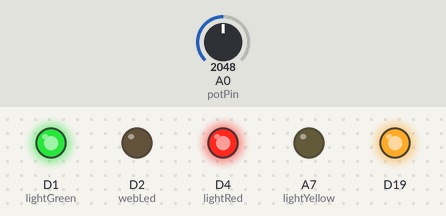
Bench run of a sketch on a simulated Particle Photon. Parts: output pins drawn as LEDs (lit = HIGH). Dashed ring = blinking. The test bench sets the inputs (shaded band); at power-on: A0 (potPin) = 2048.

Above: at 14.2 s.
14.3 s: A0 (potPin) set to 2838
At 15.5 s:
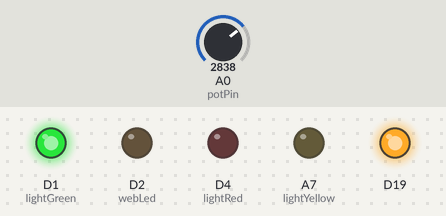
17.3 s: A0 (potPin) set to 2920
At 17.8 s:
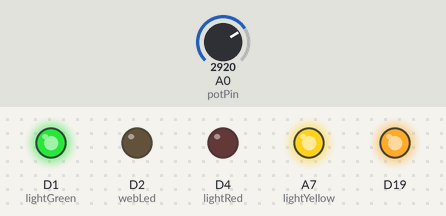
18.8 s: A0 (potPin) set to 3296
20.5 s: A0 (potPin) set to 3368
At 21.4 s:
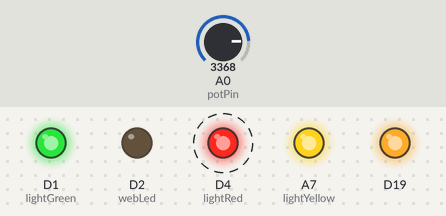
23.5 s: A0 (potPin) set to 4095
At 23.8 s:
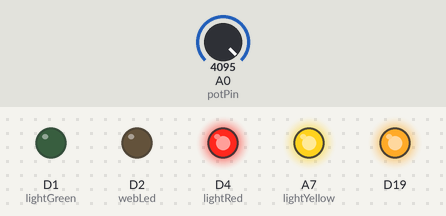
26.5 s: A0 (potPin) set to 2866
At 27.2 s:
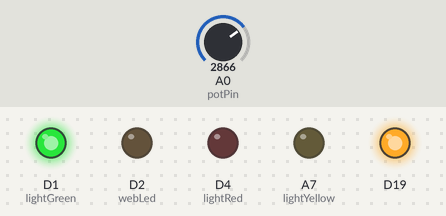
Timing chart, 0 to 30.5 s (numbered marks = the images above; inputs shaded):
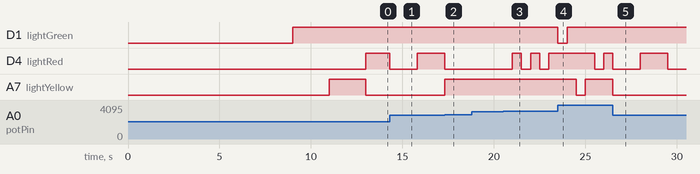

The sketch:

bartman.ino
```cpp
// Load all of our libraries
#include "math.h"
// Set the variables globally because #YOLO
int potPin = A0;
// led 1 to indicate power is on (ard1)
int onLed = TX;
// led 2 to indicate web override (ard2)
int webLed = D2;
// led 3 for future use (ard 3)
int netLed = D0;
// Ard pin 5
int lightGreen = D1;
// Ard pin 6
int lightYellow = A7;
// Ard pin 7
int lightRed = D4;
int totalPanicLevels = 9;
int panicLevel = 0;
int panicLevelDial = 0;
int panicLevelDialOld = 0;
int panicLevelWeb = 0;
bool webOverride = false;
float potFactor = 4000;
int potLevel = 0;
float potRate = 0;
// rate in ms to blink the light when that's a thing
long blinkRate = 1500;
long blinkRatePanic = 500;

// Get the level of the dial and return a panic level based on in the defined inputs
int readPotDial()
{
    potLevel = analogRead(potPin);
    potRate = round((potLevel/potFactor) * totalPanicLevels);
    return potRate;
}

// web function for panic
int readWebPanic(String webLevelString)
{
    int webLevel;
    int validWebLevel = 0;
    webLevel = webLevelString.toInt();
    // check the web input to verify that it's in bounds
    if(webLevel >= 0)
    {
        if(webLevel <= totalPanicLevels)
        {
            webOverride = true;
            panicLevelWeb = webLevel;
            validWebLevel = 1;
        }
    }
    return validWebLevel;
}

//
void setLight()
{
    // switch statement
    switch (panicLevel)
    {
        // give two spaces to off and two to green normal
        case 0:
            offLight(lightGreen);
            offLight(lightYellow);
            offLight(lightRed);
            break;
        case 1:
            offLight(lightGreen);
            offLight(lightYellow);
            offLight(lightRed);
            break;
        case 2:
            onLight(lightGreen);
            offLight(lightYellow);
            offLight(lightRed);
            break;
        case 3:
            onLight(lightGreen);
            offLight(lightYellow);
            offLight(lightRed);
            break;
        case 4:
            onLight(lightGreen);
            blinkLight(lightYellow, blinkRate);
            offLight(lightRed);
            break;
        case 5:
            offLight(lightGreen);
            onLight(lightYellow);
            offLight(lightRed);
            break;
        case 6:
            offLight(lightGreen);
            onLight(lightYellow);
            blinkLight(lightRed, blinkRate);
            break;
        case 7:
            offLight(lightGreen);
            offLight(lightYellow);
            onLight(lightRed);
            break;
        case 8:
            offLight(lightGreen);
            offLight(lightYellow);
            blinkLight(lightRed, blinkRatePanic);
            break;
        default:
            blinkLight(lightGreen, blinkRatePanic);
            blinkLight(lightYellow, blinkRatePanic);
            blinkLight(lightRed, blinkRatePanic);
    }
}

void blinkLight(int lightToBlink, int lightBlinkRate)
{
    digitalWrite(lightToBlink, LOW);
    delay(lightBlinkRate);
    digitalWrite(lightToBlink, HIGH);
    delay(lightBlinkRate);
}


void onLight(int lightToOn)
{
    digitalWrite(lightToOn, LOW);
}

void offLight(int lightToOff)
{
    digitalWrite(lightToOff, HIGH);
}

void setup()
{
    pinMode(onLed, OUTPUT);
    pinMode(webLed, OUTPUT);
    pinMode(lightGreen, OUTPUT);
    pinMode(lightYellow, OUTPUT);
    pinMode(lightRed, OUTPUT);
    pinMode(potPin, INPUT );
    Spark.variable("panicLevel", &panicLevel, INT);
    Spark.variable("potLevel", &potLevel, INT);
    Spark.variable("panicLevelWeb", &panicLevelWeb, INT);
    Spark.function("setPanicLevel", &readWebPanic);
    digitalWrite(onLed, HIGH);

    // implement scott's startup idea
    onLight(lightGreen);
    delay(2000);
    onLight(lightYellow);
    delay(2000);
    onLight(lightRed);
    delay(5000);
    offLight(lightGreen);
    delay(2000);
    offLight(lightYellow);
    delay(2000);
    offLight(lightRed);
}

void loop()
{
    // check if we're net connected, if so raise the pin level
    if (Spark.connected())
    {
        digitalWrite(netLed, HIGH);
    }
    else
    {
        digitalWrite(netLed, LOW);
    }

    // copy over the panic level to see if it changed
    panicLevelDialOld = panicLevelDial;
    panicLevelDial = readPotDial();

    // if the panic level did change, override the webportion (when it's implmented obvs)
    if (panicLevelDialOld != panicLevelDial)
    {
        webOverride = false;
    }

    // if we're getting values from the web, use that input until the point where the dial changes.
    if (webOverride == true)
    {
        panicLevel = panicLevelWeb;
        digitalWrite(webLed, HIGH);
    }
    else
    {
        panicLevel = panicLevelDial;
        digitalWrite(webLed, LOW);
    }
    setLight();
}
```

Measured:
- the behaviour switches between 2888 and 2889 on A0 (potPin) (found by bisection; images 1 and 2)
- the behaviour switches between 3333 and 3334 on A0 (potPin) (found by bisection; images 2 and 3)
- after the input at 14.3 s, D4 (lightRed): HIGH → LOW at once, → HIGH 1.5 s later
- after the input at 17.3 s, A7 (lightYellow): LOW → HIGH at once
- after the input at 18.8 s, every drawn part: stays the same
- after the input at 20.5 s, D4 (lightRed): alternates HIGH for 0.50 s and LOW for 0.50 s, starting after 0.50 s
- after the input at 23.5 s, D1 (lightGreen): HIGH → LOW at once, → HIGH 0.50 s later; A7 (lightYellow): HIGH → LOW after 1.0 s, → HIGH 0.50 s later
- after the input at 26.5 s, D1 (lightGreen): stops changing and stays HIGH
